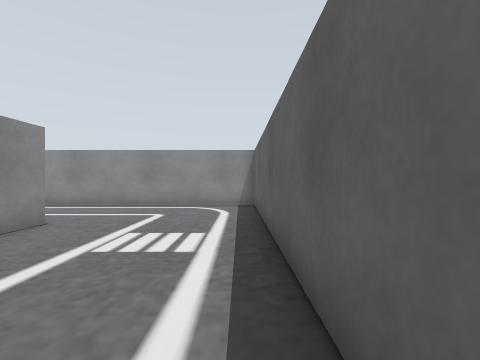
[1] (above)

16 first-person views from a walk through a Gazebo world. The camera is 0.1 m above the floor, looks level and sees 85° across. The floor is counted in squares, 0.1 m on a side. Each view is taken from the middle of a square. On the plan, view 1 faces up. The plan holds only what a view shows up to about 11 squares ahead; the rest is blank. The place goes on beyond the plan.

[2]
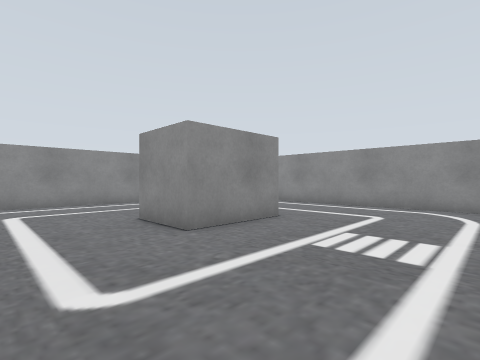

[3]
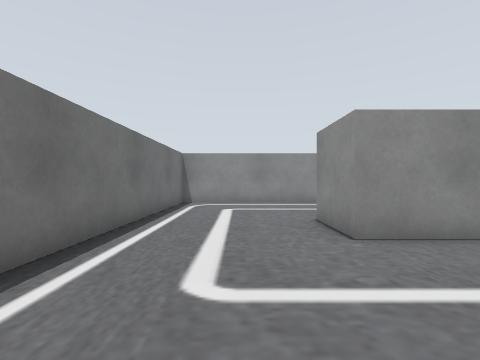

[4]
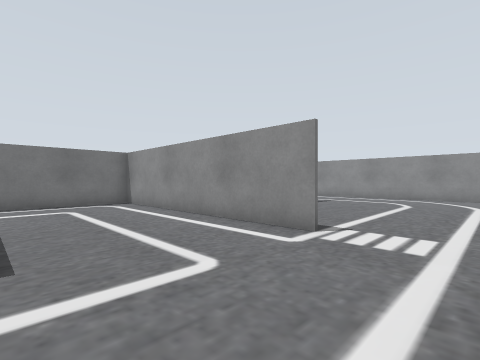

[5]
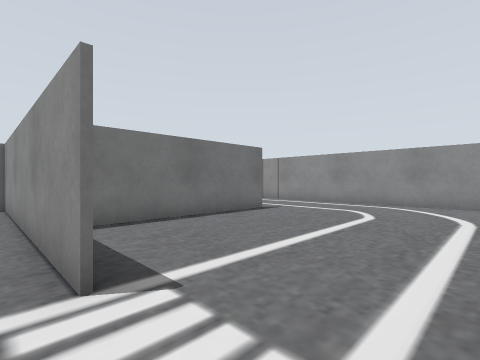

[6]
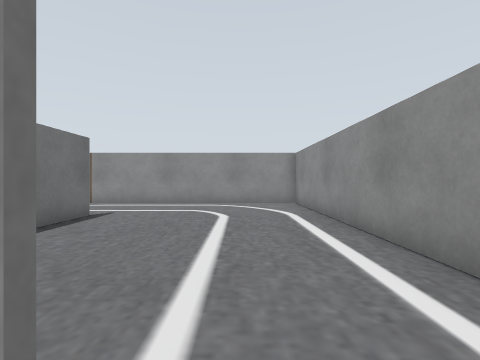

[7]
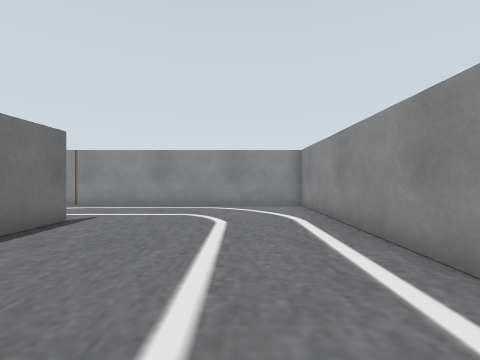

[8]
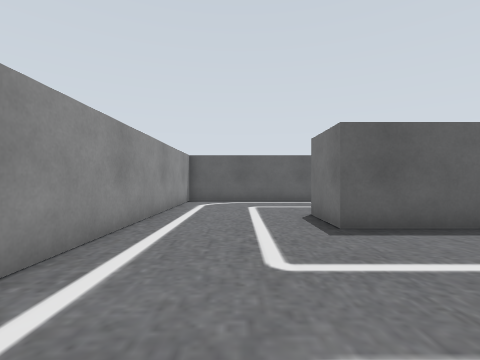

[9]
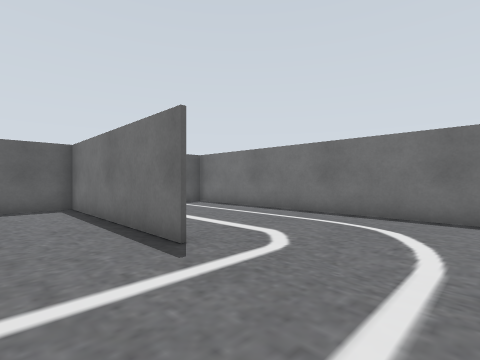

[10]
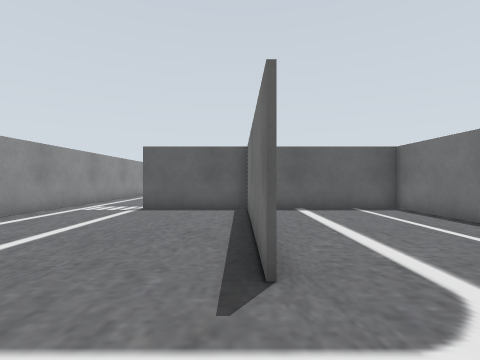

[11]
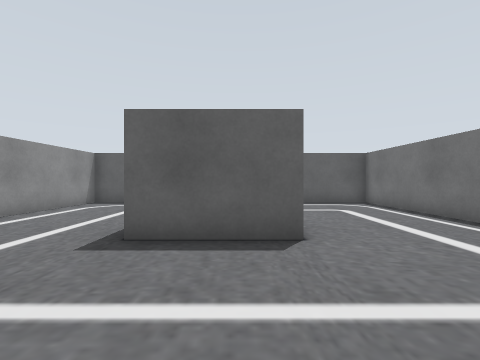

[12]
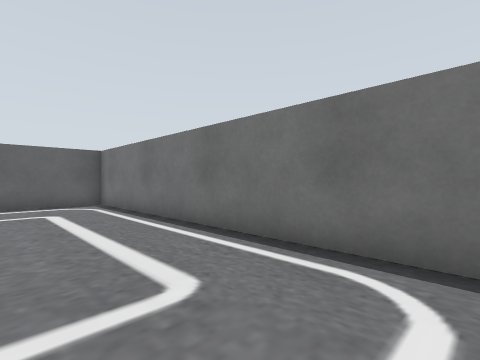

[13]
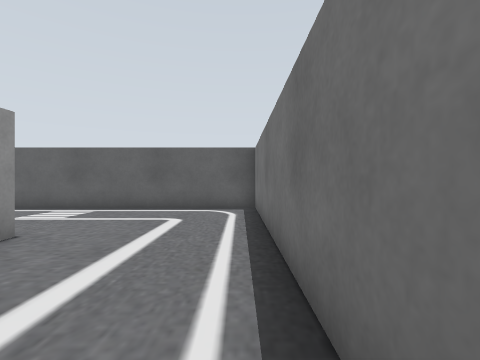

[14]
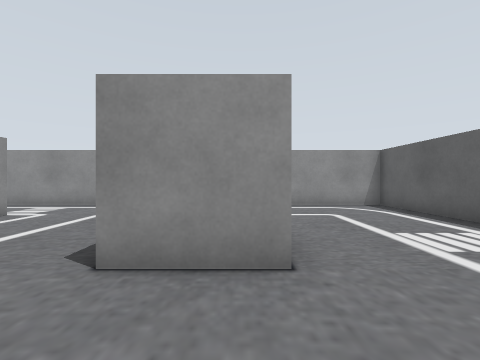

[15]
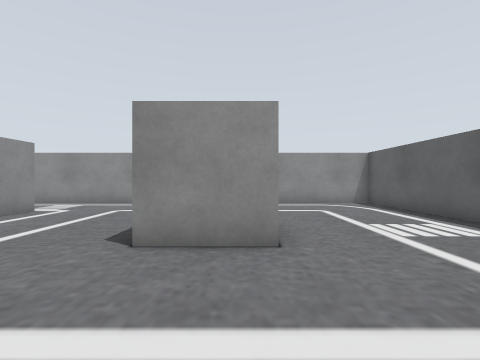

[16]
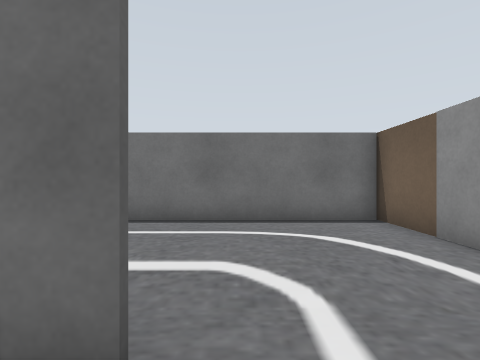

### Floor plan
Points are (right, up) in squares from view 1. A wall is a line through its corners. A room is listed if a view was taken in it or the views show most of it. See-through windows are left out.
Room 1 (views 1, 2, 3, 4, 5, 6, 7, 8, 9, 10, 11, 12, 13, 14, 15, 16)
walls: (-11.6, 7.5) (-11.6, -1.4); (-6.6, 5.9) (-4.4, 5.9) (-4.4, 2.9) (-6.6, 2.9) (-6.6, 5.9); (-11.7, -1.6) (-11.7, 7.5); (-18.5, 3.7) (-11.8, 3.7); (-22.4, 10.4) (-22.4, -1.6) (0.6, -1.6) (0.6, 10.4) (-22.4, 10.4)

Positions as (right, up) in squares from view 1, and headings:
1: (0, 0), facing up
2: (0, 0), facing up-left
3: (0, 1), facing left
4: (-7, 10), facing down-left
5: (-11, 10), facing down-left
6: (-11, 8), facing left
7: (-12, 8), facing left
8: (-12, 8), facing right
9: (-22, 6), facing down-right
10: (-21, 4), facing right
11: (-11, 4), facing right
12: (-11, 2), facing down-right
13: (-9, -1), facing right
14: (-5, 0), facing up
15: (-5, -1), facing up
16: (-19, 5), facing down
